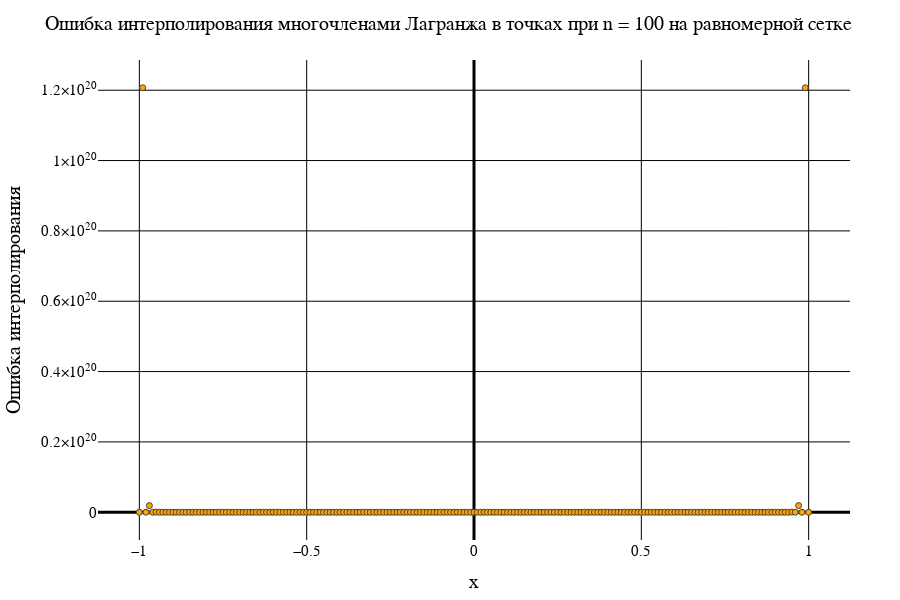

Notebook cell for this chart:
### Code cell
data1[2]

### Figure 1 — Plotly figure (JSON) as saved in the notebook; plotly's stock layout.template omitted (floating-point values rounded to 4 significant figures; data arrays with more than 128 entries replaced by an {"elided": "..."} marker saying what was removed)
{"data": [{"marker": {"color": "orange", "line": {"width": 1}, "showline": true}, "mode": "markers", "type": "scatter", "x": {"elided": "201 float values"}, "y": {"elided": "201 float values"}}], "layout": {"coloraxis": {"outlinecolor": "black"}, "font": {"color": "black", "family": "Times New Roman"}, "height": 600, "margin": {"b": 50, "l": 50, "r": 50, "t": 60}, "paper_bgcolor": "white", "plot_bgcolor": "white", "title": {"autosize": false, "font": {"color": "black", "family": "Times New Roman", "size": 20}, "paper_bgcolor": "red", "text": "Ошибка интерполирования многочленами Лагранжа в точках при n = 100 на равномерной сетке"}, "width": 900, "xaxis": {"color": "black", "gridcolor": "black", "gridwidth": 1, "tickfont": {"size": 15}, "title": {"font": {"color": "black", "family": "Times New Roman", "size": 20}, "text": "x"}, "zerolinecolor": "black", "zerolinewidth": 3}, "yaxis": {"exponentformat": "power", "gridcolor": "black", "gridwidth": 1, "tickfont": {"size": 15}, "title": {"font": {"color": "black", "family": "Times New Roman", "size": 20}, "text": "Ошибка интерполирования"}, "zerolinecolor": "black", "zerolinewidth": 3}}}
